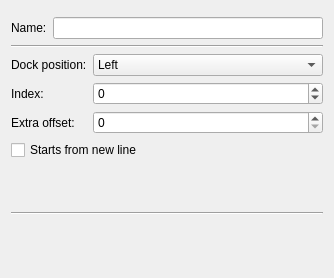
<ui version="4.0" >
 <class>PositionToolbarUI</class>
 <widget class="QDialog" name="PositionToolbarUI" >
  <property name="geometry" >
   <rect>
    <x>0</x>
    <y>0</y>
    <width>334</width>
    <height>278</height>
   </rect>
  </property>
  <property name="windowTitle" >
   <string>Position Toolbar</string>
  </property>
  <layout class="QVBoxLayout" >
   <item>
    <widget class="FancyLabel" native="1" name="fancyLabel41" >
     <property name="text" stdset="0" >
      <string>Change Toolbar Position</string>
     </property>
     <property name="help" stdset="0" >
      <string>Here you can fine-tune the exact position of your toolbar</string>
     </property>
    </widget>
   </item>
   <item>
    <layout class="QHBoxLayout" >
     <property name="leftMargin" >
      <number>0</number>
     </property>
     <property name="topMargin" >
      <number>0</number>
     </property>
     <property name="rightMargin" >
      <number>0</number>
     </property>
     <property name="bottomMargin" >
      <number>0</number>
     </property>
     <item>
      <widget class="QLabel" name="textLabel1" >
       <property name="text" >
        <string>Name:</string>
       </property>
      </widget>
     </item>
     <item>
      <widget class="QLineEdit" name="le_name" >
       <property name="readOnly" >
        <bool>true</bool>
       </property>
      </widget>
     </item>
    </layout>
   </item>
   <item>
    <widget class="Line" name="line6" >
     <property name="frameShape" >
      <enum>QFrame::HLine</enum>
     </property>
     <property name="frameShadow" >
      <enum>QFrame::Sunken</enum>
     </property>
    </widget>
   </item>
   <item>
    <layout class="QGridLayout" >
     <property name="leftMargin" >
      <number>0</number>
     </property>
     <property name="topMargin" >
      <number>0</number>
     </property>
     <property name="rightMargin" >
      <number>0</number>
     </property>
     <property name="bottomMargin" >
      <number>0</number>
     </property>
     <item row="2" column="0" >
      <widget class="QLabel" name="textLabel5" >
       <property name="text" >
        <string>Extra offset:</string>
       </property>
      </widget>
     </item>
     <item row="1" column="1" >
      <widget class="QSpinBox" name="sb_index" >
       <property name="minimum" >
        <number>-100</number>
       </property>
       <property name="maximum" >
        <number>100</number>
       </property>
      </widget>
     </item>
     <item row="0" column="0" >
      <widget class="QLabel" name="textLabel2" >
       <property name="text" >
        <string>Dock position:</string>
       </property>
      </widget>
     </item>
     <item row="2" column="1" >
      <widget class="QSpinBox" name="sb_extraOffset" >
       <property name="minimum" >
        <number>0</number>
       </property>
       <property name="maximum" >
        <number>32000</number>
       </property>
      </widget>
     </item>
     <item row="1" column="0" >
      <widget class="QLabel" name="textLabel3" >
       <property name="text" >
        <string>Index:</string>
       </property>
      </widget>
     </item>
     <item row="0" column="1" >
      <widget class="QComboBox" name="cb_dock" >
       <property name="sizePolicy" >
        <sizepolicy vsizetype="Fixed" hsizetype="Expanding" >
         <horstretch>0</horstretch>
         <verstretch>0</verstretch>
        </sizepolicy>
       </property>
       <item>
        <property name="text" >
         <string>Left</string>
        </property>
       </item>
       <item>
        <property name="text" >
         <string>Right</string>
        </property>
       </item>
       <item>
        <property name="text" >
         <string>Top</string>
        </property>
       </item>
       <item>
        <property name="text" >
         <string>Bottom</string>
        </property>
       </item>
      </widget>
     </item>
    </layout>
   </item>
   <item>
    <widget class="QCheckBox" name="ck_nl" >
     <property name="text" >
      <string>Starts from new line</string>
     </property>
    </widget>
   </item>
   <item>
    <spacer>
     <property name="orientation" >
      <enum>Qt::Vertical</enum>
     </property>
     <property name="sizeType" >
      <enum>QSizePolicy::Expanding</enum>
     </property>
     <property name="sizeHint" >
      <size>
       <width>20</width>
       <height>40</height>
      </size>
     </property>
    </spacer>
   </item>
   <item>
    <widget class="Line" name="line5" >
     <property name="frameShape" >
      <enum>QFrame::HLine</enum>
     </property>
     <property name="frameShadow" >
      <enum>QFrame::Sunken</enum>
     </property>
    </widget>
   </item>
   <item>
    <layout class="QHBoxLayout" >
     <property name="leftMargin" >
      <number>0</number>
     </property>
     <property name="topMargin" >
      <number>0</number>
     </property>
     <property name="rightMargin" >
      <number>0</number>
     </property>
     <property name="bottomMargin" >
      <number>0</number>
     </property>
     <item>
      <spacer>
       <property name="orientation" >
        <enum>Qt::Vertical</enum>
       </property>
       <property name="sizeType" >
        <enum>QSizePolicy::Expanding</enum>
       </property>
       <property name="sizeHint" >
        <size>
         <width>40</width>
         <height>20</height>
        </size>
       </property>
      </spacer>
     </item>
     <item>
      <widget class="IconButton" native="1" name="pb_ok" >
       <property name="text" stdset="0" >
        <string>&amp;OK</string>
       </property>
       <property name="shortcut" stdset="0" >
        <string>Alt+O</string>
       </property>
      </widget>
     </item>
     <item>
      <widget class="IconButton" native="1" name="pb_apply" >
       <property name="text" stdset="0" >
        <string>&amp;Apply</string>
       </property>
       <property name="shortcut" stdset="0" >
        <string>Alt+A</string>
       </property>
      </widget>
     </item>
     <item>
      <widget class="IconButton" native="1" name="pb_cancel" >
       <property name="text" stdset="0" >
        <string>&amp;Cancel</string>
       </property>
       <property name="shortcut" stdset="0" >
        <string>Alt+C</string>
       </property>
      </widget>
     </item>
    </layout>
   </item>
  </layout>
 </widget>
 <layoutdefault spacing="6" margin="11" />
 <pixmapfunction>qPixmapFromMimeSource</pixmapfunction>
 <customwidgets>
  <customwidget>
   <class>FancyLabel</class>
   <extends>QWidget</extends>
   <header>fancylabel.h</header>
  </customwidget>
  <customwidget>
   <class>IconButton</class>
   <extends>QWidget</extends>
   <header>iconbutton.h</header>
  </customwidget>
 </customwidgets>
 <resources/>
 <connections/>
</ui>
